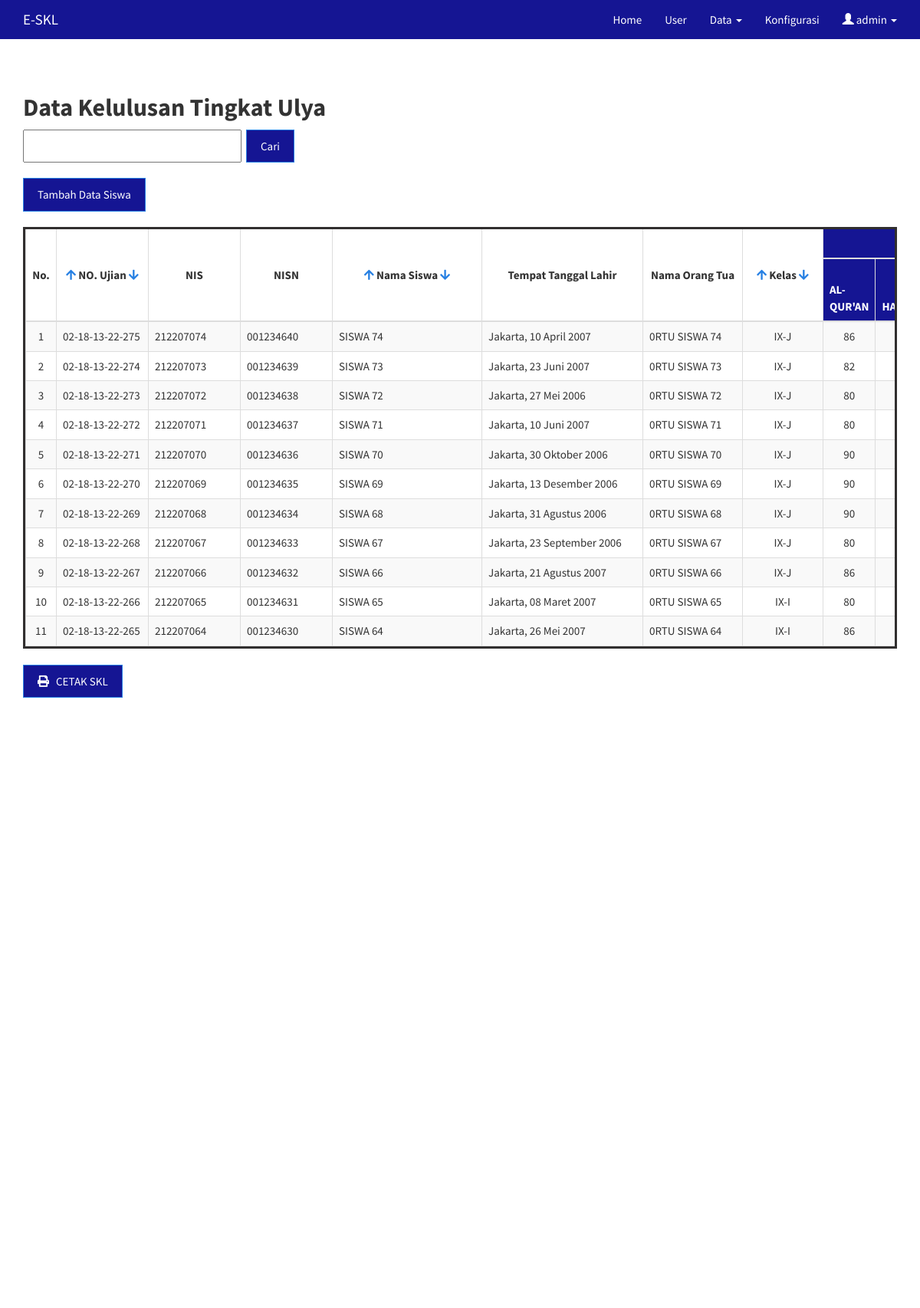
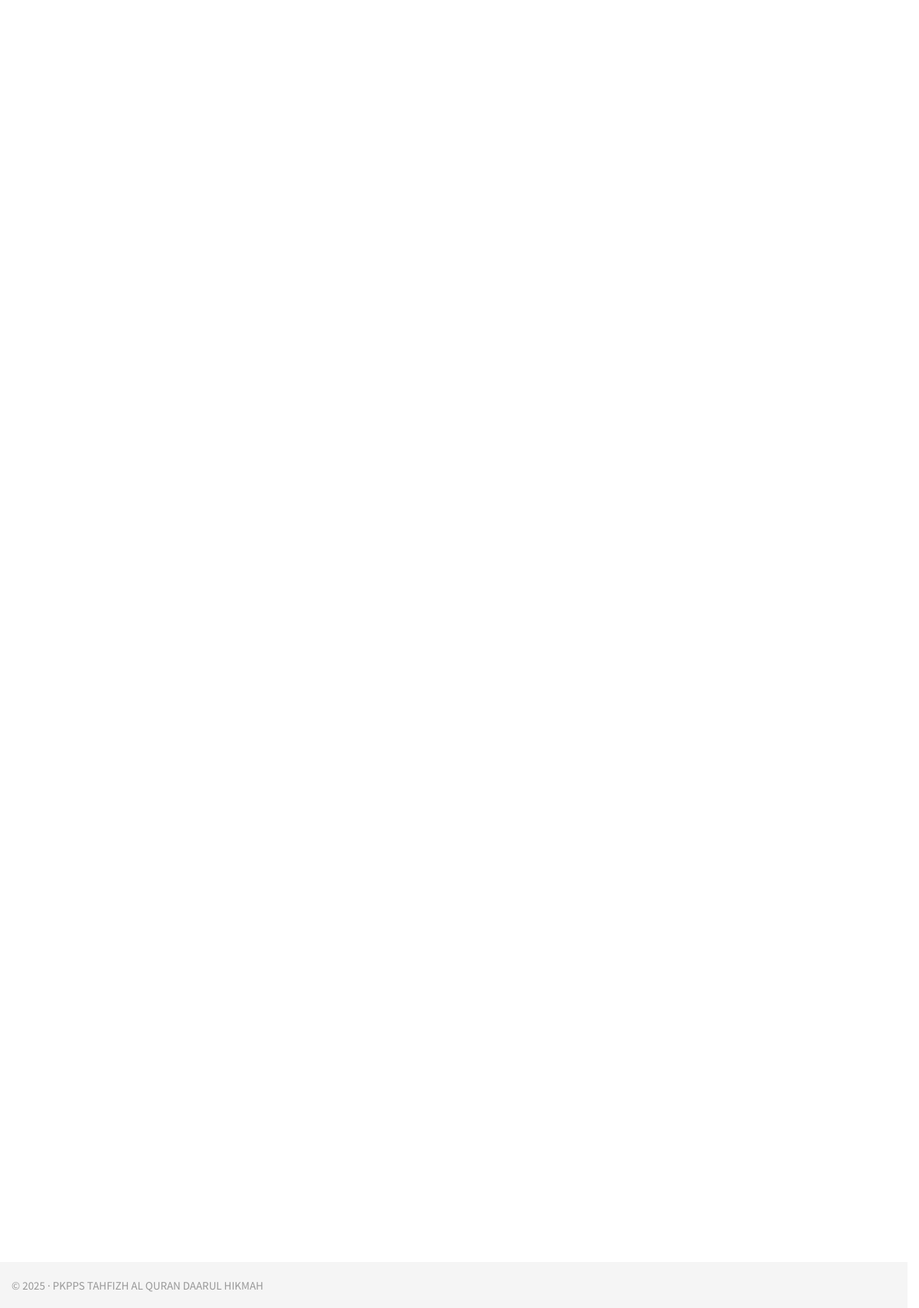
The app's page /skl-master/admin/dataulya.php?by=no_ujianb (signed in) with its own data (2 pictures, top to bottom).
### tables this page shows
CREATE TABLE `data_ulya` (
  `no_ujian` varchar(30) NOT NULL,
  `nis` int(10) NOT NULL,
  `nisn` varchar(10) NOT NULL,
  `nama` varchar(50) NOT NULL,
  `ttl` varchar(64) NOT NULL,
  `ortu` varchar(32) NOT NULL,
  `kls` varchar(50) NOT NULL,
  `n_alquran` varchar(5) NOT NULL,
  `n_hadits` varchar(5) NOT NULL,
  `n_aqidah` varchar(5) NOT NULL,
  `n_akhlaq` varchar(5) NOT NULL,
  `n_fiqih` varchar(5) NOT NULL,
  `n_tarikh_sejarah_peradaban_islam` varchar(5) NOT NULL,
  `n_bahasa_arab` varchar(5) NOT NULL,
  `n_ppkn` varchar(5) NOT NULL,
  `n_sejarah_indonesia` varchar(5) NOT NULL,
  `n_matematika` varchar(5) NOT NULL,
  `n_bahasa_indonesia` varchar(5) NOT NULL,
  `n_bahasa_inggris` varchar(5) NOT NULL,
  `n_ekonomi` varchar(5) NOT NULL,
  `n_geografi` varchar(5) NOT NULL,
  `n_sosiologi` varchar(5) NOT NULL,
  `rata2` char(5) NOT NULL,
  `status` tinyint(4) NOT NULL,
  UNIQUE KEY `no_ujian` (`no_ujian`)
);

CREATE TABLE `un_konfigurasi` (
  `id` int(11) NOT NULL AUTO_INCREMENT,
  `sekolah` varchar(255) NOT NULL,
  `kepsek` varchar(50) NOT NULL,
  `nip` varchar(20) NOT NULL,
  `no_surat` varchar(30) DEFAULT NULL,
  `ttd` varchar(64) NOT NULL,
  `about` varchar(250) NOT NULL,
  `tgl_pengumuman` datetime NOT NULL,
  `contact` varchar(255) NOT NULL,
  `nopesformat` varchar(20) NOT NULL,
  `logo` varchar(255) DEFAULT NULL,
  `kop` varchar(100) NOT NULL,
  `cap` varchar(100) NOT NULL,
  PRIMARY KEY (`id`)
);

### skl-master/admin/dataulya.php (the view, shortened to what this page needs)
<!DOCTYPE html>
<html>
<head>
</head>
<body>
    <?php
    if (isset($_SESSION['logged']) && !empty($_SESSION['logged'])) {
        include "../database.php";
        include '_header.php';
        ?>
    <link rel="stylesheet" href="https://use.fontawesome.com/releases/v5.7.2/css/all.css"
>
    <div class="container">
        <h2><b>Data Kelulusan Tingkat Ulya</b></h2>
    </div>
    <div class="row">
        <div class="container">
            <form action="dataulya.php" method="get">
                <div class="control-label ">
                    <input type="text" name="cari" class="col-sm-3 " style="height:43px"> &nbsp;
                    <input type="submit" class="btn btn-primary" value=" Cari">
                </div>
            </form>
            <button type="button" class="btn btn-primary" style="margin-top: 20px; margin-bottom: 20px;"
                data-toggle="modal" data-target="#exampleModalLongAddSiswa">
                Tambah Data Siswa
            </button>
            <br>
            <div class="table table-responsive wrapper">
                <table class="table table-bordered table-hover table-striped table-fixed header-fixed table-fixed head">
                    <thead style="position: sticky; top: 0; z-index: 100; background: white;">
                        <tr class="">
                            <th rowspan="2" style="min-width:40px; vertical-align: middle; text-align: center;">No.</th>
                            <th rowspan="2" style="min-width:120px; vertical-align: middle; text-align: center;">
                                <a href="<?php $_SERVER['PHP_SELF'] ?>?by=no_ujiana"><span
                                        class="fa fa-arrow-up"></span></a>
                                NO. Ujian
                                <a href="<?php $_SERVER['PHP_SELF'] ?>?by=no_ujianb"><span
                                        class="fa fa-arrow-down"></span></a>
                            </th>
                            <th rowspan="2" style="min-width:120px; vertical-align: middle; text-align: center;">NIS
                            </th>
                            <th rowspan="2" style="min-width:120px; vertical-align: middle; text-align: center;">NISN
                            </th>
                            <th rowspan="2" style="min-width:13em; vertical-align: middle; text-align: center;">
                                <a href="<?php $_SERVER['PHP_SELF'] ?>?by=namaa"><span
                                        class="fa fa-arrow-up"></span></a>
                                Nama Siswa
                                <a href="<?php $_SERVER['PHP_SELF'] ?>?by=namab"><span
                                        class="fa fa-arrow-down"></span></a>
                            </th>
                            <th rowspan="2" style="min-width:210px; vertical-align: middle; text-align: center;">Tempat
                                Tanggal Lahir</th>
                            <th rowspan="2" style="min-width:130px; vertical-align: middle; text-align: center;">Nama
                                Orang Tua</th>
                            <th rowspan="2" style="min-width:7em; vertical-align: middle; text-align: center;">
                                <a href="<?php $_SERVER['PHP_SELF'] ?>?by=klsa"><span class="fa fa-arrow-up"></span></a>
                                Kelas
                                <a href="<?php $_SERVER['PHP_SELF'] ?>?by=klsb"><span
                                        class="fa fa-arrow-down"></span></a>
                            </th>
                            <th colspan="15" class="bg-primary text-center">Nilai Akhir Mata Pelajaran</th>
                        </tr>
                        <tr class="bg-primary">
                            <th>AL-QUR'AN</th>
                            <th>HADITS</th>
                        </tr>
                    </thead>
                    <tbody>
                        <?php
                            if (isset($_GET['cari'])) {
                                $cari = addslashes($_GET['cari']);
                                $qsiswa = mysqli_query($db_conn, query: "SELECT * FROM data_ulya WHERE no_ujian like '%" . $cari . "%' OR nama like '%" . $cari . "%' OR kls like '%" . $cari . "%' ORDER BY no_ujian ASC");
                            } else if (isset($_GET['by'])) {
                                $sort = $_GET['by'];
                                switch ($sort) {
                                    case 'no_ujianb':
                                        $qsiswa = mysqli_query($db_conn, "SELECT * FROM data_ulya ORDER BY no_ujian DESC");
                                        break;
                                }
                            } else {
                                $qsiswa = mysqli_query($db_conn, "SELECT * FROM data_ulya");
                            }
                            $no = 1;
                            if (mysqli_num_rows($qsiswa) > 0) {
                                while ($data = mysqli_fetch_array($qsiswa)) {
                                    echo '<tr>';
                                    echo '<td class="text-center">' . $no++ . '</td>';
                                    echo '<td>' . htmlspecialchars($data['no_ujian']) . '</td>';
                                    echo '<td>' . htmlspecialchars($data['nis']) . '</td>';
                                    echo '<td>' . htmlspecialchars($data['nisn']) . '</td>';
                                    echo '<td>' . htmlspecialchars($data['nama']) . '</td>';
                                    echo '<td>' . htmlspecialchars($data['ttl']) . '</td>';
                                    echo '<td>' . htmlspecialchars($data['ortu']) . '</td>';
                                    echo '<td class="text-center">' . htmlspecialchars($data['kls']) . '</td>';
                                    echo '<td class="text-center">' . htmlspecialchars($data['n_alquran']) . '</td>';
                                    echo '<td class="text-center">' . htmlspecialchars($data['n_hadits']) . '</td>';
                                    echo '</tr>';
                                }
                            } else {
                                echo '<tr><td colspan="22" class="text-center"><em>Tidak ada data yang bisa ditampilkan!</em></td></tr>';
                            }
                            ?>
                    </tbody>
                </table>
                <form action="../print/print_ulya.php" method="POST" target="_blank">
                    <div class="row col-sm-8">
                        <button class=" btn btn-primary" type="submit" name="submit"><i class="fa fa-print"> </i> &nbsp;
                            CETAK SKL </button>
                    </div>
                </form>
            </div>
        </div>
        <?php
            include '_footer.php';
    } else {
        header('Location: ./login.php');
    }
    ?>
</body>
</html>

### skl-master/admin/_header.php (shortened to what this page needs)
<?php
if (isset($_SESSION['logged']) && !empty($_SESSION['logged'])) {
    $que = mysqli_query($db_conn, "SELECT * FROM un_konfigurasi");
    $hsl = mysqli_fetch_array($que);
    ?>
<!DOCTYPE html>
<html>
<head>
    <link rel="stylesheet" href="alert/css/sweetalert.css">
    <link href="../css/bootstrap.min.css" rel="stylesheet">
    <link href="../css/jasny-bootstrap.min.css" rel="stylesheet">
</head>
<body>
    <nav class="navbar navbar-inverse navbar-static-top">
        <div class="container">
            <div class="navbar-header">
                <a class="navbar-brand" href="./"> E-SKL </a>
            </div>
            <div id="navbar" class="collapse navbar-collapse">
                <ul class="nav navbar-nav navbar-right">
                    <li><a href="./">Home</a></li>
                    <li><a href="user.php">User</a></li>
                    <li class="dropdown">
                        <a href="#" class="dropdown-toggle" data-toggle="dropdown" role="button" aria-expanded="false">
                            Data <span class="caret"></span>
                        </a>
                    </li>
                    <li><a href="konfigurasi.php">Konfigurasi</a></li>
                    <li class="dropdown">
                        <a href="#" class="dropdown-toggle" data-toggle="dropdown" role="button" aria-expanded="true">
                            <span class="glyphicon glyphicon-user" aria-hidden="true"></span>
                            <?php echo $_SESSION['username']; ?> <span class="caret"></span>
                        </a>
                    </li>
                </ul>
            </div>
        </div>
    </nav>
    <?php
} else {
    header('Location: ./login.php');
}
?>

### skl-master/admin/_footer.php
<?php
if (isset($_SESSION['logged']) && !empty($_SESSION['logged'])) {
	?>
<footer class="footer">
    <div class="container">
        <p class="text-muted">&copy; <?= date('Y') ?> &middot; <?= $hsl['sekolah'] ?></p>
    </div>
</footer>
</body>
</html>
<?php
} else {
	header('Location: ./login.php');
}
?>

### skl-master/admin/_header.php (style rules this page uses)
html { position: relative; min-height: 100%; }
body { margin-bottom: 60px; }
.footer { position: absolute; bottom: 0; width: 100%; height: 60px; background-color: #f5f5f5; }
body>.container { padding: 30px 15px 0; }
.container .text-muted { margin: 20px 0; }
.footer>.container { padding-right: 15px; padding-left: 15px; }
.table-fixed { height: 550px; overflow-y: auto; width: 100%; display: block; }

### records on screen
data_ulya: no_ujian "02-18-13-22-275", nis "212207074", nisn "001234640", nama "SISWA 74", ttl "Jakarta, 10 April 2007", ortu "0RTU SISWA 74", kls "IX-J", n_alquran "86"
data_ulya: no_ujian "02-18-13-22-274", nis "212207073", nisn "001234639", nama "SISWA 73", ttl "Jakarta, 23 Juni 2007", ortu "0RTU SISWA 73", kls "IX-J", n_alquran "82"
data_ulya: no_ujian "02-18-13-22-273", nis "212207072", nisn "001234638", nama "SISWA 72", ttl "Jakarta, 27 Mei 2006", ortu "0RTU SISWA 72", kls "IX-J", n_alquran "80"
data_ulya: no_ujian "02-18-13-22-272", nis "212207071", nisn "001234637", nama "SISWA 71", ttl "Jakarta, 10 Juni 2007", ortu "0RTU SISWA 71", kls "IX-J", n_alquran "80"
data_ulya: no_ujian "02-18-13-22-271", nis "212207070", nisn "001234636", nama "SISWA 70", ttl "Jakarta, 30 Oktober 2006", ortu "0RTU SISWA 70", kls "IX-J", n_alquran "90"
data_ulya: no_ujian "02-18-13-22-270", nis "212207069", nisn "001234635", nama "SISWA 69", ttl "Jakarta, 13 Desember 2006", ortu "0RTU SISWA 69", kls "IX-J", n_alquran "90"
data_ulya: no_ujian "02-18-13-22-269", nis "212207068", nisn "001234634", nama "SISWA 68", ttl "Jakarta, 31 Agustus 2006", ortu "0RTU SISWA 68", kls "IX-J", n_alquran "90"
data_ulya: no_ujian "02-18-13-22-268", nis "212207067", nisn "001234633", nama "SISWA 67", ttl "Jakarta, 23 September 2006", ortu "0RTU SISWA 67", kls "IX-J", n_alquran "80"
data_ulya: no_ujian "02-18-13-22-267", nis "212207066", nisn "001234632", nama "SISWA 66", ttl "Jakarta, 21 Agustus 2007", ortu "0RTU SISWA 66", kls "IX-J", n_alquran "86"
data_ulya: no_ujian "02-18-13-22-266", nis "212207065", nisn "001234631", nama "SISWA 65", ttl "Jakarta, 08 Maret 2007", ortu "0RTU SISWA 65", kls "IX-I", n_alquran "80"
data_ulya: no_ujian "02-18-13-22-265", nis "212207064", nisn "001234630", nama "SISWA 64", ttl "Jakarta, 26 Mei 2007", ortu "0RTU SISWA 64", kls "IX-I", n_alquran "86"
un_konfigurasi: sekolah "PKPPS TAHFIZH AL QURAN DAARUL HIKMAH"

### other values on screen
$_SESSION['username'] "admin"
